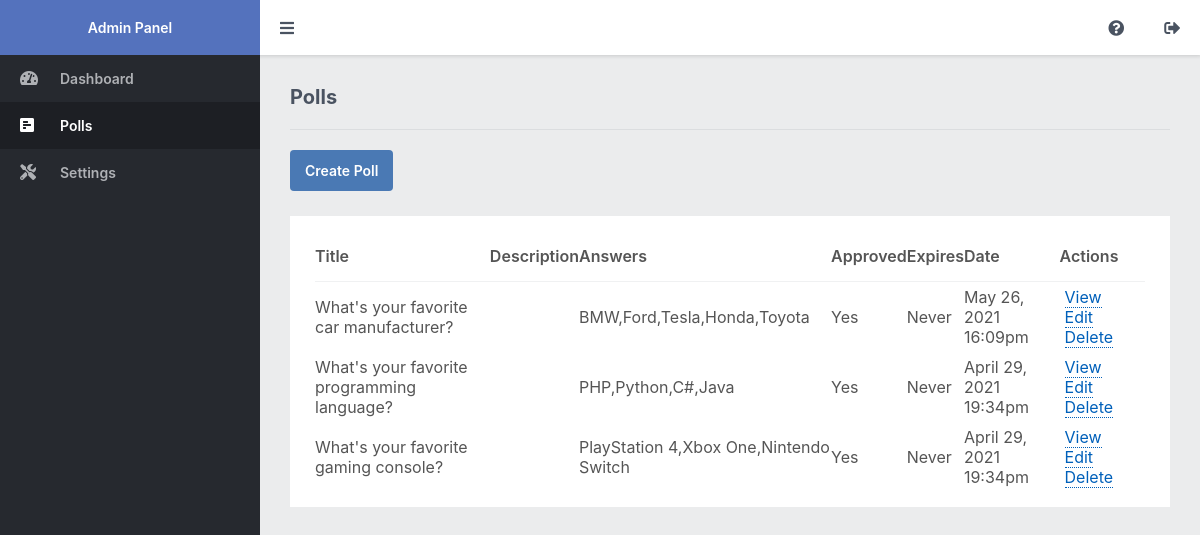
Page /admin/polls.php (signed in) on the committed database.
### tables this page shows
CREATE TABLE IF NOT EXISTS `polls` (
	`id` int(11) NOT NULL AUTO_INCREMENT,
	`title` text NOT NULL,
	`description` text NOT NULL,
	`expires` datetime DEFAULT NULL,
	`submit_date` datetime NOT NULL DEFAULT CURRENT_TIMESTAMP,
	`start_date` datetime NOT NULL DEFAULT CURRENT_TIMESTAMP,
	`approved` tinyint(1) NOT NULL DEFAULT '1',
	`num_choices` tinyint(1) NOT NULL DEFAULT '1',
	PRIMARY KEY (`id`)
);

### admin/polls.php (the view, shortened to what this page needs)
<?php
include 'main.php';
$stmt = $pdo->prepare('SELECT p.*, GROUP_CONCAT(pa.title) AS answers FROM polls p LEFT JOIN poll_answers pa ON pa.poll_id = p.id GROUP BY p.id ORDER BY p.submit_date DESC');
$stmt->execute();
$polls = $stmt->fetchAll(PDO::FETCH_ASSOC);
?>
<?=template_admin_header('Polls', 'polls')?>
<h2>Polls</h2>
<div class="links">
    <a href="poll.php">Create Poll</a>
</div>
<div class="content-block">
    <div class="table">
        <table>
            <thead>
                <tr>
                    <td>Title</td>
                    <td class="responsive-hidden">Description</td>
                    <td>Answers</td>
                    <td>Approved</td>
                    <td>Expires</td>
                    <td class="responsive-hidden">Date</td>
                    <td>Actions</td>
                </tr>
            </thead>
            <tbody>
                <?php if (empty($polls)): ?>
                <tr>
                    <td colspan="8" style="text-align:center;">There are no recent polls</td>
                </tr>
                <?php else: ?>
                <?php foreach ($polls as $poll): ?>
                <tr>
                    <td><?=htmlspecialchars($poll['title'], ENT_QUOTES)?></td>
                    <td class="responsive-hidden"><?=nl2br(htmlspecialchars($poll['description'], ENT_QUOTES))?></td>
                    <td class="responsive-hidden"><?=htmlspecialchars($poll['answers'], ENT_QUOTES)?></td>
                    <td><?=$poll['approved']?'Yes':'No'?></td>
                    <td class="responsive-hidden"><?=$poll['expires'] ? date('F j, Y H:ia', strtotime($poll['expires'])) : 'Never'?></td>
                    <td class="responsive-hidden"><?=date('F j, Y H:ia', strtotime($poll['submit_date']))?></td>
                    <td>
                        <a href="../result.php?id=<?=$poll['id']?>" target="_blank">View</a>
                        <a href="poll.php?id=<?=$poll['id']?>">Edit</a>
                        <a href="polls.php?delete=<?=$poll['id']?>">Delete</a>
                    </td>
                </tr>
                <?php endforeach; ?>
                <?php endif; ?>
            </tbody>
        </table>
    </div>
</div>
<?=template_admin_footer()?>

### admin/admin.css (style rules this page uses)
* { box-sizing: border-box; font-family: -apple-system, BlinkMacSystemFont, "segoe ui", roboto, oxygen, ubuntu, cantarell, "fira sans", "droid sans", "helvetica neue", Arial, sans-serif; font-size: 16px; -webkit-font-smoothing: antialiased; -moz-osx-font-smoothing: grayscale; }
html { height: 100%; }
body { position: relative; min-height: 100%; color: #555555; background-color: #ebeced; margin: 0; }
h1, h2, h3, h4, h5 { color: #4a5361; margin: 0; padding: 0; }
main h2 { font-size: 20px; padding-bottom: 20px; border-bottom: 1px solid #dbdddf; }
main .content-block { background-color: #fff; margin-top: 25px; padding: 15px; }
main .table { padding: 0 10px; }
main .table table { width: 100%; border-collapse: collapse; }
main .table table thead td { font-weight: 600; padding: 15px 0; }
main .table table thead tr { border-bottom: 1px solid #f0f1f2; }
main .table table tbody td { padding: 5px 0; }
main .table table tbody td a { text-decoration: none; color: #0060ba; border-bottom: 1px dotted; margin: 0 5px; }
main .links { display: flex; flex-flow: wrap; padding-top: 20px; }
main .links a { display: inline-flex; text-decoration: none; background: #4a79b4; color: #FFFFFF; padding: 12px 15px; margin-right: 10px; font-size: 14px; font-weight: 600; border-radius: 4px; }

### rows in the picture
polls: title "What's your favorite car manufacturer?", answers "BMW,Ford,Tesla,Honda,Toyota", approved "Yes", shows "Never", submit_date "May 26, 2021 16:09pm"
polls: title "What's your favorite programming language?", answers "PHP,Python,C#,Java", approved "Yes", shows "Never", submit_date "April 29, 2021 19:34pm"
polls: title "What's your favorite gaming console?", answers "PlayStation 4,Xbox One,Nintendo Switch", approved "Yes", shows "Never", submit_date "April 29, 2021 19:34pm"
